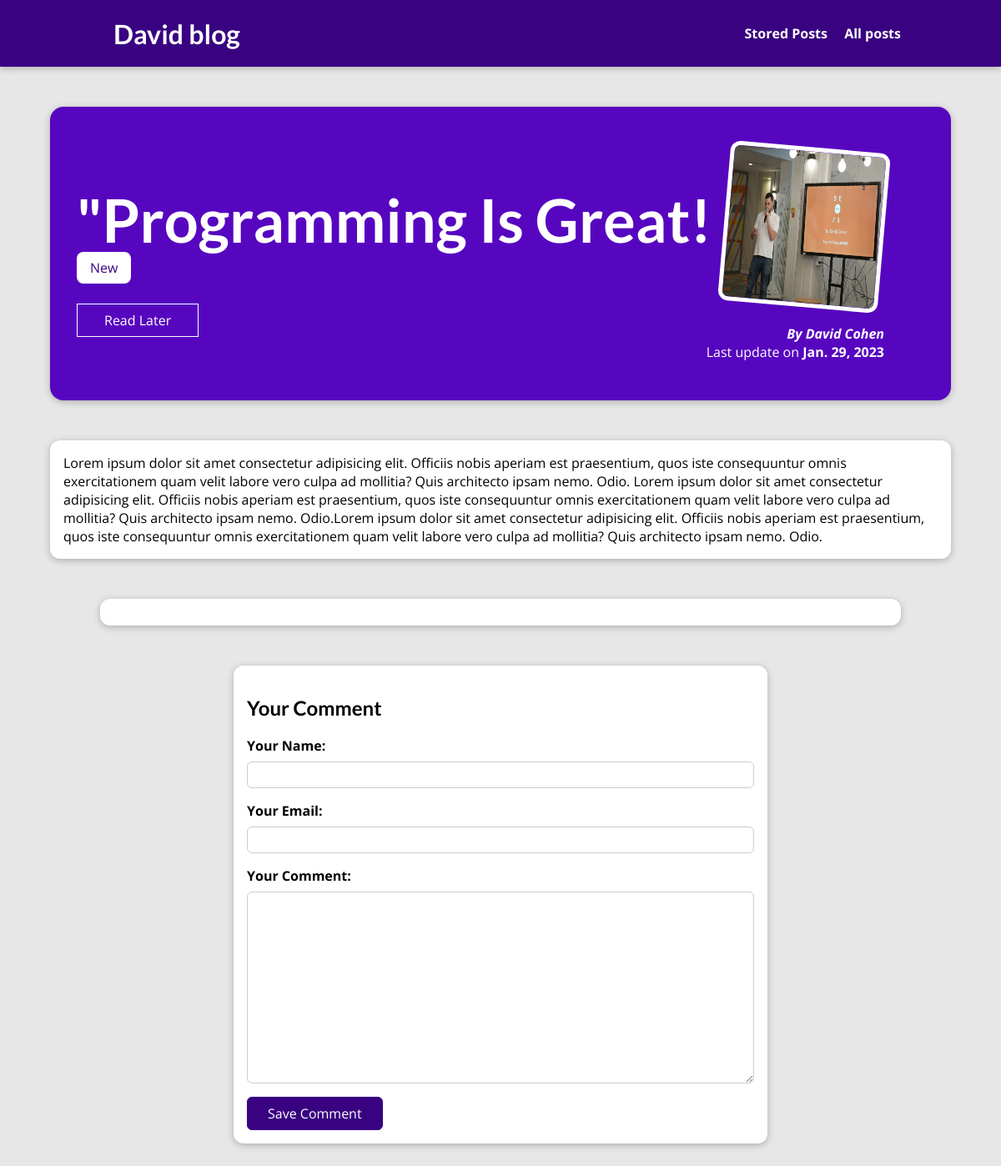
Page /posts/programming-is-fun on the committed database.
### blog/models.py (models this page shows, shortened)
class Post(models.Model):
    title = models.CharField(max_length=50)
    excerpt = models.TextField()
    image = models.ImageField(upload_to="posts")
    slug = models.SlugField(unique=True)
    content = models.TextField()
    author = models.ForeignKey(Author, on_delete = models.SET_NULL, null=True, related_name="posts")
    tag = models.ManyToManyField(Tag)
    date = models.DateField(auto_now=True, auto_now_add=False)

class Tag(models.Model):
    caption = models.CharField(max_length=50)
    def __str__(self):
        return f"{self.caption}"

class Author(models.Model):
    first_name = models.CharField(max_length=50)
    last_name = models.CharField(max_length=50)
    email = models.EmailField(max_length=254)
    def fullName(self):
        return f"{self.first_name} {self.last_name}"
    def __str__(self):
        return self.fullName()

### blog/views.py (the view, shortened to what this page needs)
# urls.py: path("posts/<slug:slug>", views.BlogDetails.as_view(), name="details-page"), #my-first-blog,
class BlogDetails(View):
    def is_stored_post(self,request, post_id):
        stored_posts = request.session.get("stored_posts")
        if stored_posts is not None:
            is_save_for_later = post_id in stored_posts
        else:
            is_save_for_later = False
        return is_save_for_later
    def get(self, request, slug):
        post = Post.objects.get(slug = slug)
        context = {
            "post": post,
            "post_tags" : post.tag.all(),
            "comment_form" : CommentForm(),
            "comments" : post.comments.all().order_by("-id"),
            "is_save_for_later" : self.is_stored_post(request, post.id)
        }
        return render(request,  "blog/post_details.html", context)

### blog/forms.py
class CommentForm(forms.ModelForm):
    class Meta:
        model = Comment
        exclude = ["post"]
        labels = {
            "user_name" : "Your Name",
            "user_email" : "Your Email",
            "text" : "Your Comment"
        }

### blog/templates/blog/post_details.html (shortened to what this page needs)
{% extends 'base.html' %}
{% load static %}
{% block cssFiles %}
<link rel="stylesheet" href=" {% static 'blog/post-detail.css' %}" >
{% endblock  %}
{% block content %}
    <section id="summary">
        <h2>{{post.title}}</h2>
        <div>
            {% for tag in post_tags %}
                <span class = "tag">{{tag}}</span>
            {% endfor %}
        </div>
        <div id = "read-later">
            <form action="{% url "read-later" %}" method="POST">
                <button>
                    {% if is_save_for_later %}
                    Remove from "Read Later" make_list
                    {% else %}
                    Read Later
                    {% endif %}
                </button>
            </form>
        </div>
        <article>
            <img src="{{post.image.url}}" alt={{post.title}}>
            <address>By <a href="mailto:{{post.author.email}}">{{ post.author }}</a></address>
            <div>
                Last update on <time>{{post.date}}</time>
            </div>
        </article>
    </section>
    <main>
        {{post.content}}
    </main>
    <section id = "comments">
    </section>
    <section id="comment-form">
        <h2>Your Comment</h2>
        <form  action="{% url "details-page" post.slug %}" method="POST">
            {% for form_field in comment_form %}
             <div class = "form-control {% if form_field.errors %} invalid {% endif %}">
                {{form_field.label_tag}}
                {{form_field}}
             </div>
            {%endfor%}
            <button>Save Comment</button>
        </form>
    </section>
{% endblock  %}

### static/base.css (style rules this page uses)
* { box-sizing: border-box; }
html { font-family: 'Open Sans', 'Lato', sans-serif; }
body { margin: 0; }
h1, h2, h3 { font-family: 'Lato', sans-serif; font-weight: bold; }

### blog/static/blog/post-detail.css (style rules this page uses)
body { background-color: #e7e7e7; }
#summary { margin: 8rem auto 3rem auto; padding: 2rem; width: 90%; max-width: 90rem; border-radius: 16px; background-color: #5706c0; position: relative; box-shadow: 0 2px 8px rgba(0, 0, 0, 0.25); height: 22rem; }
#summary h2 { color: white; font-size: 4.5rem; margin-bottom: 0.25rem; }
#summary article { position: absolute; top: 2rem; right: 3rem; padding: 1rem 2rem; border-radius: 12px; text-align: right; color: white; }
#summary article img { width: 12rem; height: 12rem; border-radius: 12px; transform: rotateZ(5deg); border: 5px solid white; margin-bottom: 1rem; }
#summary address { font-weight: bold; }
#summary a { color: white; text-decoration: none; }
#summary time { font-weight: bold; }
#read-later { margin: 2rem 0; }
#read-later button { background-color: transparent; border: 1px solid white; padding: 0.5rem 2rem; font: inherit; color: white; cursor: pointer; }
main { width: 90%; max-width: 90rem; margin: 3rem auto; background-color: white; padding: 1rem; border-radius: 12px; box-shadow: 0 2px 8px rgba(0, 0, 0, 0.25); }
.tag { background-color: white; color: #390281; padding: 0.5rem 1rem; border-radius: 8px; }
#comment-form { margin: 3rem auto; width: 90%; max-width: 40rem; border-radius: 12px; background-color: white; box-shadow: 0 2px 8px rgba(0, 0, 0, 0.25); padding: 1rem; }
#comment-form button { font: inherit; background-color: #390281; color: white; border: 1px solid #390281; padding: 0.5rem 1.5rem; border-radius: 6px; cursor: pointer; }
.form-control { margin-bottom: 1rem; }
.form-control label { font-weight: bold; margin-bottom: 0.5rem; display: block; }
.form-control input, .form-control textarea { display: block; width: 100%; font: inherit; padding: 0.25rem; border-radius: 6px; border: 1px solid #ccc; }
#comments { margin: 3rem auto; width: 90%; max-width: 60rem; border-radius: 12px; background-color: white; box-shadow: 0 2px 8px rgba(0, 0, 0, 0.25); padding: 1rem 2rem; }

### rows in the picture
Post: title "\"Programming Is Great!", image (picture), author "David Cohen", date "Jan. 29, 2023", content "Lorem ipsum dolor sit amet consectetur adipisicing elit. Officiis nobis aperiam est praesentium, quos iste consequuntur omnis exercitationem quam velit labore vero culpa ad mollitia? Quis architecto ipsam nemo. Odio. Lorem ipsum dolor sit amet consectetur adipisicing elit. Officiis nobis aperiam est praesentium, quos iste consequuntur omnis exercitationem quam velit labore vero culpa ad mollitia? Quis architecto ipsam nemo. Odio.Lorem ipsum dolor sit amet consectetur adipisicing elit. Officiis nobis aperiam est praesentium, quos iste consequuntur omnis exercitationem quam velit labore vero culpa ad mollitia? Quis architecto ipsam nemo. Odio."
Tag: caption "New"
